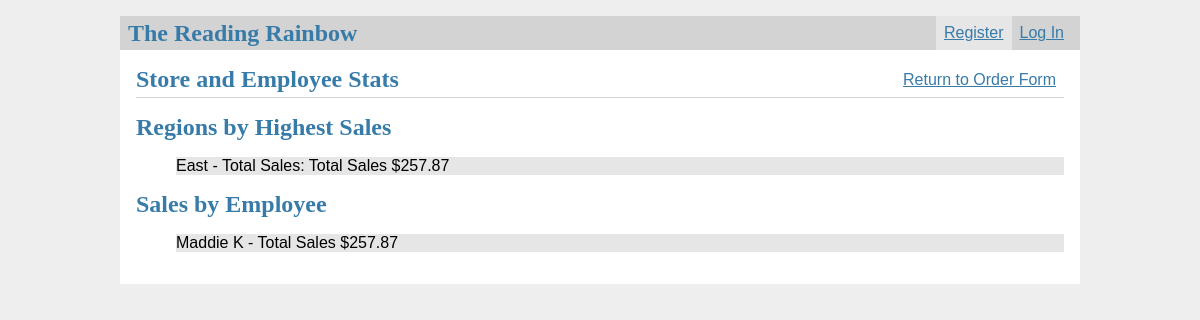
Page /workstats on the committed database.
### tables this page shows
CREATE TABLE Region (
    regionID INT PRIMARY KEY,
    regionName VARCHAR(255),
    regionManager VARCHAR(255) -- Foreign key referencing Salespersons table
);

CREATE TABLE Salespersons (
    employeeID INT PRIMARY KEY,
    name VARCHAR(255),
    address VARCHAR(255),
    email VARCHAR(255),
    jobTitle VARCHAR(255),
    storeAssigned VARCHAR(255), -- Foreign key referencing Store table
    salary DECIMAL(12,2),
    foreign key (employeeID) references user(ID)
    on delete cascade,
    foreign key (storeAssigned) references store(storeID)
    on delete set null
);

### flaskr/store.py (the view)
@bp.route('/workstats', methods=['GET','POST'])
def workstats():
    db = get_db()
    transactionList = {}
    transactions = db.execute('SELECT * from Transactions Join Salespersons on salespersons.employeeID = Transactions.employeeID').fetchall()
    for item in transactions:
        if item['quantity'] > 0:
            transactionList[item['ordernumber']] =(item['name'],item['customerID'],item['productID'],item['storeAssigned'])
    print(session.get('user_id'))
    print(transactionList)
    regionSalesList = {}
    regionSales = db.execute('SELECT Region.regionName, SUM(price * quantity) AS totalSales FROM SalesPersons JOIN Transactions ON Transactions.employeeID = salespersons.employeeID JOIN Store ON Salespersons.storeAssigned = store.storeID JOIN region on store.regionID = region.regionID GROUP BY Region.regionID;').fetchall()
    for region in regionSales:
        regionSalesList[region['regionName']] = region['totalSales']
    print(regionSalesList)
    employeeSalesList = {}
    employeeSales = db.execute('SELECT salespersons.name as name, SUM(price * quantity) AS totalSales From SalesPersons Join Transactions on Transactions.employeeID = Salespersons.employeeID Group BY salespersons.employeeID ORDER BY totalSales DESC').fetchall()
    for employee in employeeSales:
        employeeSalesList[employee['name']] = employee['totalSales']
    print(employeeSalesList)
    return render_template('store/stats2.html', regionSalesList = regionSalesList, employeeSalesList = employeeSalesList)

### flaskr/auth.py (called while the page is built)
@bp.before_app_request
def load_logged_in_user():
    user_id = session.get('user_id')
    if user_id is None:
        g.user = None
    else:
        g.user = get_db().execute(
            'SELECT * FROM user WHERE id = ?', (user_id,)
        ).fetchone()

### flaskr/db.py (called while the page is built)
def get_db():
    if 'db' not in g:
        g.db = sqlite3.connect(
            current_app.config['DATABASE'],
            detect_types=sqlite3.PARSE_DECLTYPES,
        )
        g.db.row_factory = sqlite3.Row
        g.db.execute('PRAGMA foreign_keys = ON')
    return g.db

### flaskr/templates/store/stats2.html
{% extends 'base.html' %}
{% block header %}
  <h1>{% block title %}Store and Employee Stats{% endblock %}</h1>
    <a class="action" href="{{ url_for('store.salesview') }}">Return to Order Form</a>
{% endblock %}
{% block content %}
<h1> Regions by Highest Sales </h1>
<ul>
{% for region in regionSalesList %}
<li>
    <div>
    <span >{{ region}} - </span>
    Total Sales:
    {%if regionSalesList[region]== 0%}
    <span>Total Sales ${{regionSalesList[region]|int}}</span>
   {%else%}
   <span>Total Sales ${{regionSalesList[region]|round(2, 'floor')}}</span>
   {% endif%}
    </div>
</li>
{% endfor %}
</ul>
<h1> Sales by Employee </h1>
<ul>
{% for employee in employeeSalesList %}
<li>
    <div>
    <span >{{employee}} - </span>
    {%if employeeSalesList[region]== 0%}
    <span>Total Sales ${{employeeSalesList[employee]|int}}</span>
   {%else%}
   <span>Total Sales ${{ "%0.2f" | format(employeeSalesList[employee] | float) }}</span>
   {% endif%}
    </div>
</li>
{% endfor %}
</ul>
{% endblock %}

### flaskr/static/style.css (style rules this page uses)
h1 { font-family: serif; color: #377ba8; margin: 1rem 0; }
a { color: #377ba8; display: inline; }
nav ul li a, nav ul li span, header .action { display: block; padding: 0.5rem; }
.content > header h1 { flex: auto; margin: 1rem 0 0.25rem 0; }
li:nth-child(odd) { background: #e6e6e6 ; }
ul { display: block; list-style-type: none; margin-top: 1em; margin-bottom: 1 em; margin-left: 0; margin-right: 0; padding-left: 40px; nth-child(odd); }

### rows in the picture
Region: regionName "East", regionName "257.87"
Salespersons: name "Maddie K", name "257.87"
